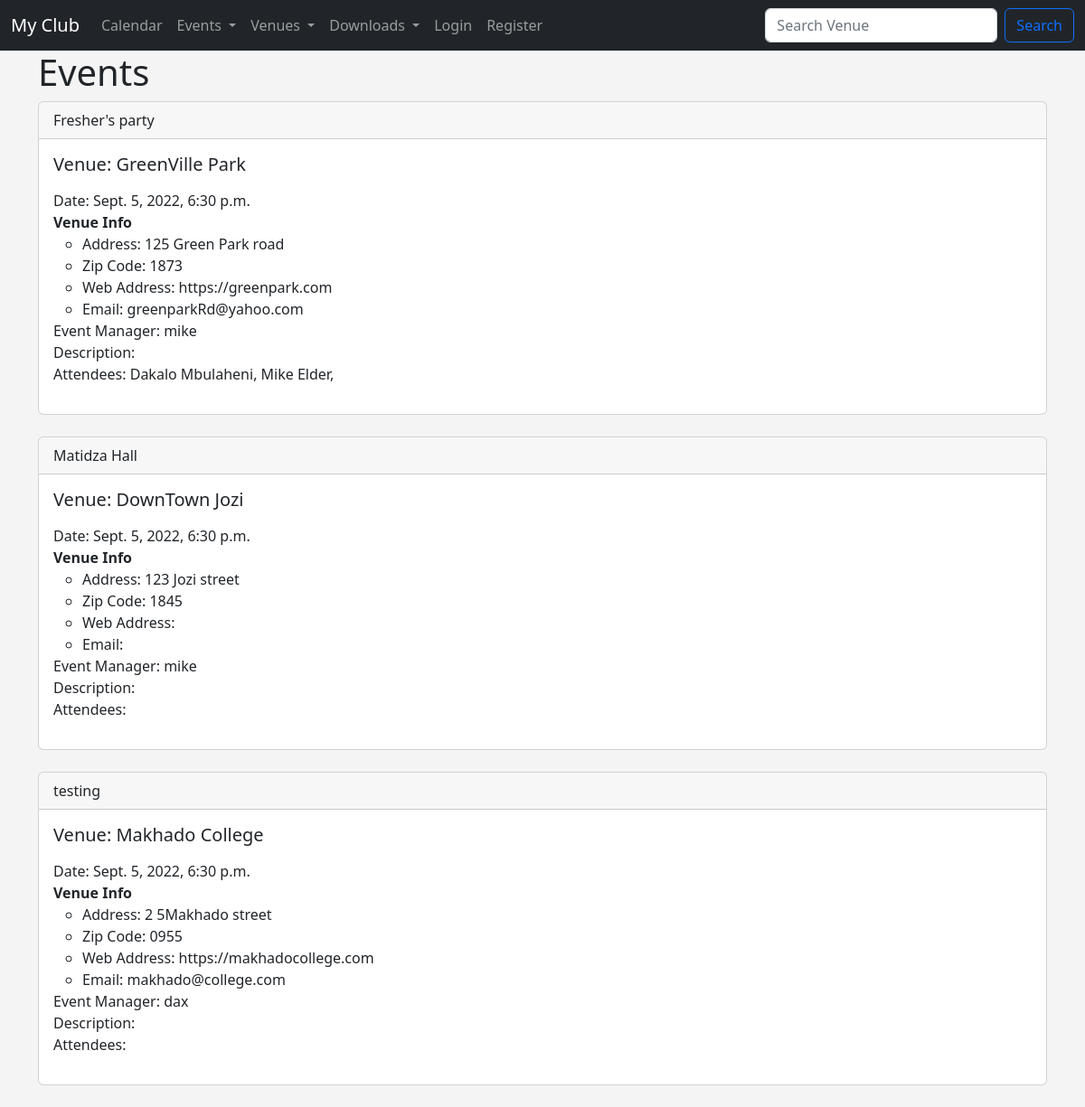
Screenshot of /events/ with the database file from the repository.
### events/models.py (models this page shows, shortened)
class Event(models.Model):
 	name = models.CharField('Event Name', max_length=225)
 	event_date = models.DateTimeField('Event Date')
 	venue = models.ForeignKey(Venue, blank=True, null=True, on_delete = models.CASCADE) # Linking Event and Venue tables
 	manager =models.ForeignKey(User, blank=True, null=True, on_delete=models.SET_NULL)
 	description =  models.TextField(blank = True)
 	attendees = models.ManyToManyField(MyClubUser, blank=True) #many to many relationship
 	def __str__(self):
 		return self.name

class Venue(models.Model):
	name = models.CharField('Venue Name', max_length=200)
	address =models.CharField(max_length=200)
	zip_code = models.CharField('Zip Code', max_length=200)
	phone = models.CharField('Contact Number', max_length=50, blank=True)
	web = models.URLField('Website Address', blank=True)
	email_address = models.EmailField("Email Address", blank=True)
	owner = models.IntegerField("Owner", blank=False, default=1)
	venue_image = models.ImageField(null=True, blank=True, upload_to="image/")

class MyClubUser(models.Model):
	first_name = models.CharField(max_length=225)
	last_name = models.CharField(max_length=225)
	email = models.EmailField('User Email')
	def __str__(self):
 		return self.first_name + " " + self.last_name

### events/views.py (the view)
# urls.py: path('events/',views.all_events, name="list-events"),
def all_events(request):
	event_list = Event.objects.all().order_by('name')
	return render(request, 'events/event_list.html', {'event_list': event_list})

### events/templates/events/event_list.html (shortened to what this page needs)
{% extends 'events/base.html' %}
{% block content %}
	<h1> Events</h1>
	{% for event in event_list %}
		<div class="card">
		  <div class="card-header">
		    {{event}}
		  </div>
		  <div class="card-body">
		   <h5 class="card-title">Venue:  {{event.venue.name}}</h5>
		    <p class="card-text">
				<ul class="list-group list-group-numbered">
					<li>Date: {{event.event_date}}</li>
					<li><strong>Venue Info</strong>
						<ul>
							<li>Address: {{event.venue.address}}</li>
							<li>Zip Code: {{event.venue.zip_code}}</li>
							<li>Web Address: {{event.venue.web}}</li>
							<li>Email: {{event.venue.email_address}}</li>
						</ul>
					</li>
					<li>Event Manager: {{event.manager}}</li>
					<li>Description: {{event.description}}</li>
					<li>Attendees:
						{% for attendee in event.attendees.all %}
								{{attendee}},
						{% endfor %}
					</li>
				</ul>
		    </p>
		  </div>
		</div>
		<br>
	{% endfor %}
{% endblock %}

### events/templates/events/base.html (shortened to what this page needs)
<!doctype html>
<html lang="en">
  <head>
    <link href="https://cdn.jsdelivr.net/npm/bootstrap@5.2.0/dist/css/bootstrap.min.css" rel="stylesheet">
  </head>
  <body>
  	{% include 'events/nav.html'%}
    <div class="container">
      {% block content %}
      {% endblock %}
    </div>
  </body>
</html>

### events/templates/events/nav.html (shortened to what this page needs)
<nav class="navbar navbar-expand-lg navbar-dark bg-dark">
  <div class="container-fluid">
    <a  class="navbar-brand" href="{% url 'home' %}">My Club</a>
    <div class="collapse navbar-collapse" id="navbarSupportedContent">
      <ul class="navbar-nav me-auto mb-2 mb-lg-0">
        <li class="nav-item">
          <a class="nav-link" href="{% url 'home' '2025' 'June' %}">Calendar</a>
        </li>
        <li class="nav-item dropdown">
          <a class="nav-link dropdown-toggle" href="#" role="button" data-bs-toggle="dropdown" aria-expanded="false">
            Events
          </a>
        </li>
        <li class="nav-item dropdown">
          <a class="nav-link dropdown-toggle" href="#" role="button" data-bs-toggle="dropdown" aria-expanded="false">
            Venues
          </a>
        </li>
        <li class="nav-item dropdown">
          <a class="nav-link dropdown-toggle" href="#" role="button" data-bs-toggle="dropdown" aria-expanded="false">
            Downloads
          </a>
        </li>
        {% if user.is_authenticated %}
          <li class="nav-item">
          <a class="nav-link" href="{% url 'logout' %}">Logout</a>
        </li>
        {% else %}
        <li class="nav-item">
          <a class="nav-link" href="{% url 'login' %}">Login</a>
        </li>
        <li class="nav-item">
          <a class="nav-link" href="{% url 'register' %}">Register</a>
        </li>
        {% endif %}
      </ul>
      <form class="d-flex" role="search" method="post" action="{% url 'search-venues' %}">
        <input class="form-control me-2" type="search" placeholder="Search Venue" aria-label="Search" name="search">
        <button class="btn btn-outline-primary" type="submit">Search</button>
      </form>
    </div>
  </div>
</nav>

### events/templates/events/base.html (style rules this page uses)
body { background: #f4f4f4; }

### rows the page displays
Event: name "Fresher's party", venue.name "GreenVille Park", event_date "Sept. 5, 2022, 6:30 p.m.", venue.address "125 Green Park road", venue.zip_code "1873", venue.web "https://greenpark.com", venue.email_address "greenparkRd@yahoo.com", manager "mike"
MyClubUser: first_name+last_name "Dakalo Mbulaheni"
MyClubUser: first_name+last_name "Mike Elder"
Event: name "Matidza Hall", venue.name "DownTown Jozi", event_date "Sept. 5, 2022, 6:30 p.m.", venue.address "123 Jozi street", venue.zip_code "1845", manager "mike"
Event: name "testing", venue.name "Makhado College", event_date "Sept. 5, 2022, 6:30 p.m.", venue.address "2 5Makhado street", venue.zip_code "0955", venue.web "https://makhadocollege.com", venue.email_address "makhado@college.com", manager "dax"
